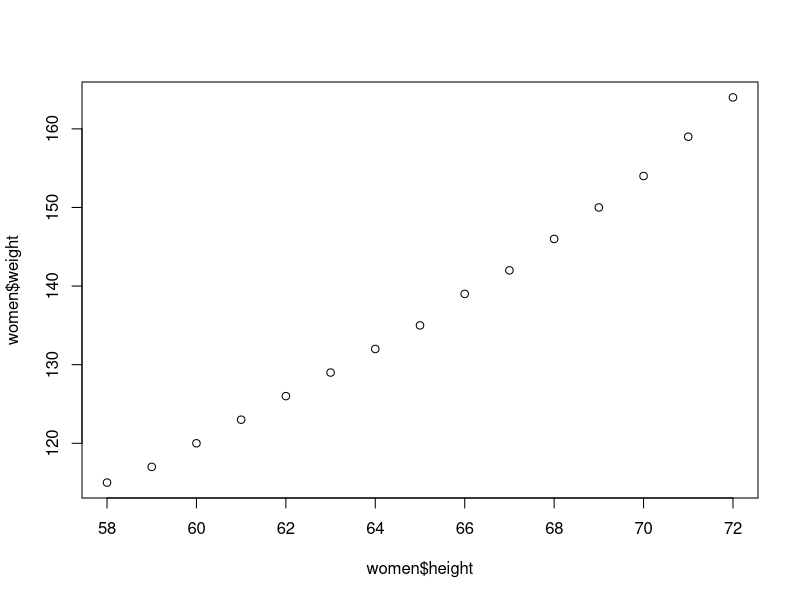
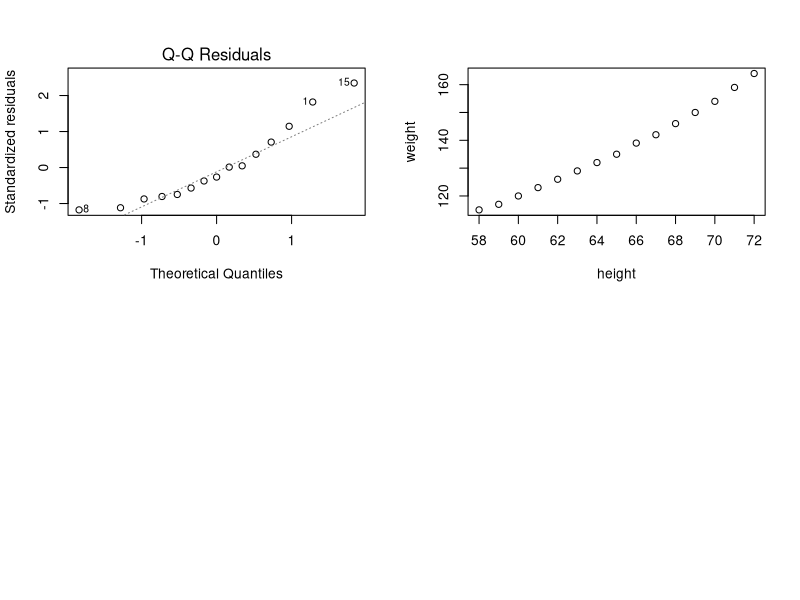

Write R code to recreate these figures, in order. (Note: this script raises an error after producing the figures.)
# Simple Linear Regression : Built in Data Set Women
# Check for assumptions of Regression in the data Set
women
?women
str(women)
fit = lm(weight ~ height, data=women)
?plot
#Initial Checks
cor(women$height, women$weight)
#there is Strong and Positive Relationship between height and weight
cov(women$height, women$weight)
plot(women$height, women$weight)
par(mfrow=c(2,2))
plot(fit, which=2)
plot(women)

xstr(women)
head(women)
women[,2]
fitted(fit)
cbind(women, fitted(fit), predicted=3.45 * women$height - 87)
cbind(women, fitted(fit), residue=fitted(fit)-women$weight, resid(fit))
y = 3.4 * height - 87
plot(residuals(fit))
hist(women$height, breaks=4)
hist(residuals(fit))

hist(residuals(fit), freq=F)
lines(density(residuals(fit)))

#Prediction
ndata = data.frame(height=52.5)
predict(fit, newdata=ndata, type='response')


#Assumptions Regression
#Linearity----
#Linearity of the data. The relationship between the predictor (x) and the outcome (y) is assumed to be linear.
# component + residual plot 
plot(women$height, fitted(fit))
plot(residuals(fit) ~ fitted(fit))
plot(fit, which=1)
#residuals should be randomly distributed and not increase or decrease 


#Normality----
#Normality of residuals. The residual errors are assumed to be normally distributed.
plot(density(resid(fit)))
plot(fit, which=2)

#Homoscedasticity----
#Homogeneity of residuals variance. The residuals are assumed to have a constant variance (homoscedasticity - opposite of heteroscedasticity)
plot(fit, which=3)
#No funnel shape, random distribution of residuals
plot(fit, which=4)

#Auto-Correlation----
#Independence of residuals error terms. (Not dependent on previous values)
durbinWatsonTest(fit)
#pvalue < 0; Ho that there is no correlation (r2=0) is accepted

#Outliers
plot(fit, which=4)
#potential outliers are highlighted 1, 14, 15 row
women[c(1,14,15),]
summary(fit)
#Lets remove these values and then find R2
fit2 = lm(weight ~ height, data=women[-c(1,14,15),])
summary(fit2)
(summary(fit))$r.squared
(summary(fit2))$r.squared
AIC(fit, fit2) #lower value of AIC is better


#Potential Problems
#Non-linearity of the outcome - predictor relationships
#Heteroscedasticity: Non-constant variance of error terms.
#Auto Collinearity, Multi-collinearity
#Presence of influential values in the data that can be:
#Outliers: extreme values in the outcome (y) variable
#High-leverage points: extreme values in the predictors (x) variable

#All these assumptions and potential problems can be checked by producing some diagnostic plots visualizing the residual errors.

plot(fit1)
